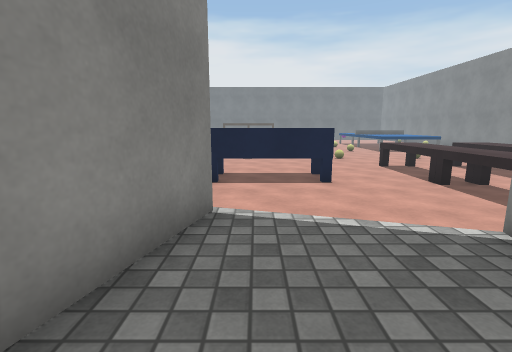
view 1 (above)

24 first-person views from a walk through a scene from a Unity 3-D project. The camera is 1.2 m above the floor, tilts 10° down and sees 85° across. The floor is counted in squares, 1 m on a side. Each view is taken from the middle of a square. On the plan, view 1 faces up. The plan holds only what a view shows up to about 13 squares ahead; the rest is blank. The player character is not drawn. Surface patterns are stand-ins for the level's own textures.

view 2
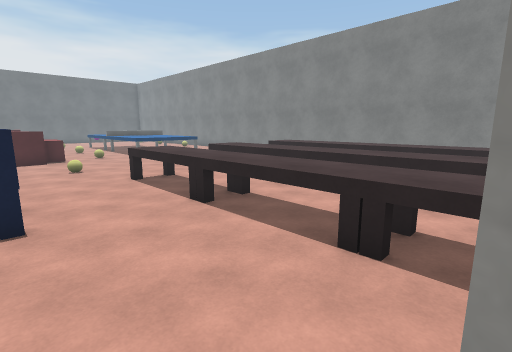

view 3
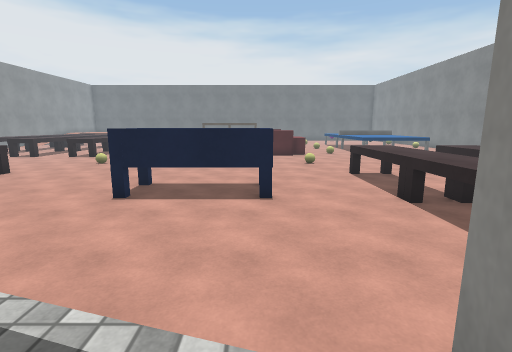

view 4
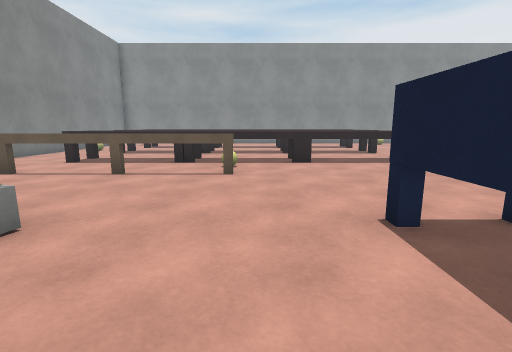

view 5
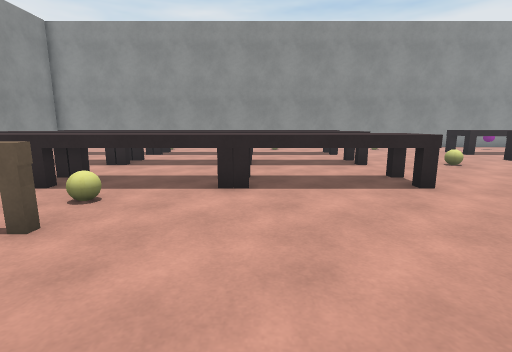

view 6
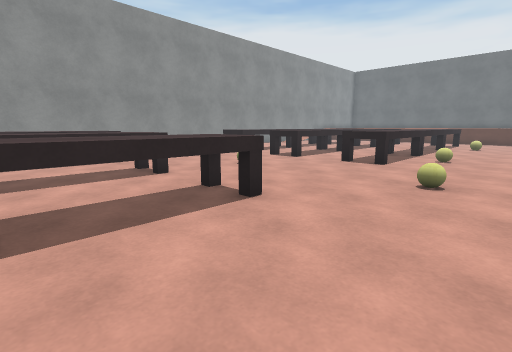

view 7
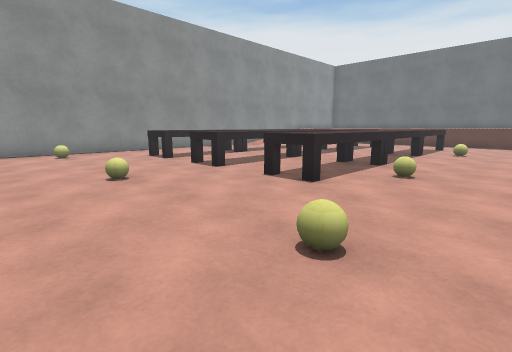

view 8
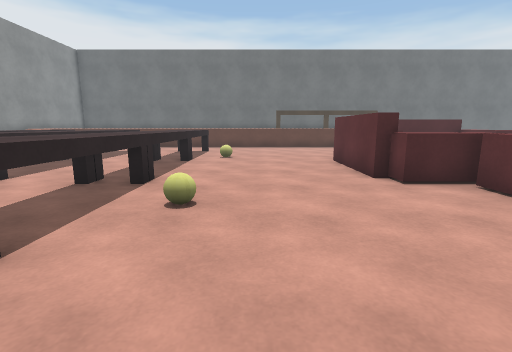

view 9
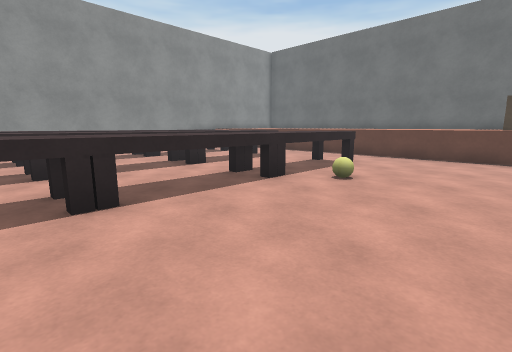

view 10
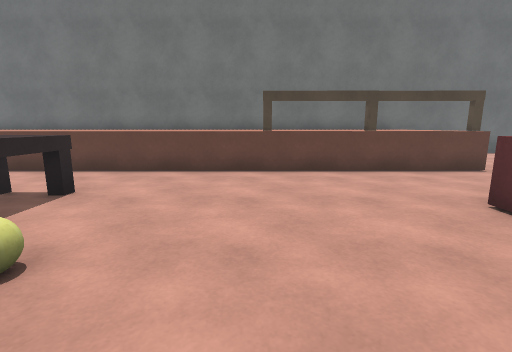

view 11
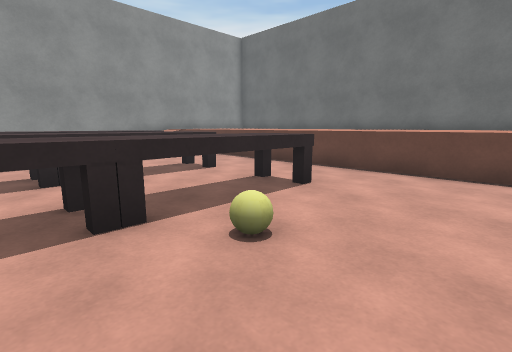

view 12
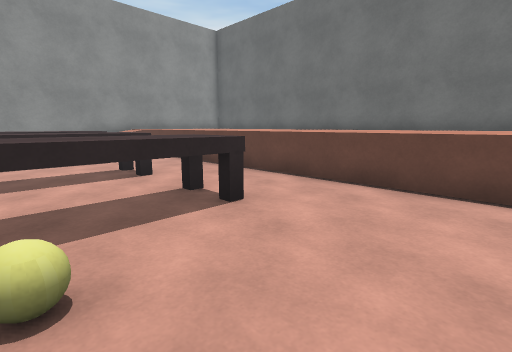

view 13
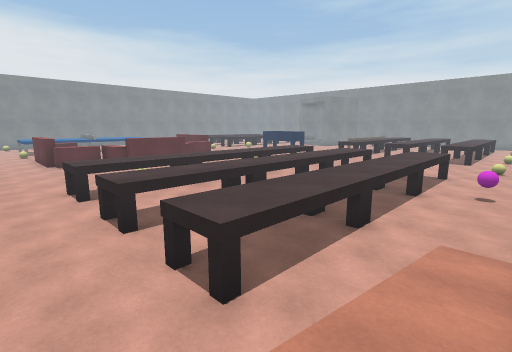

view 14
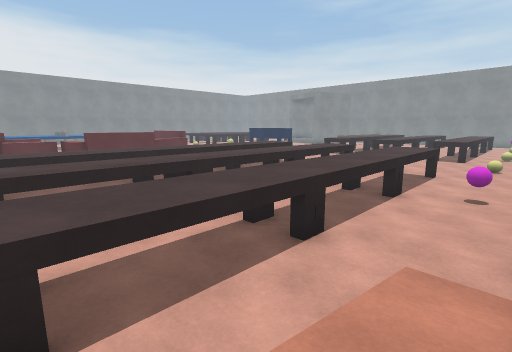

view 15
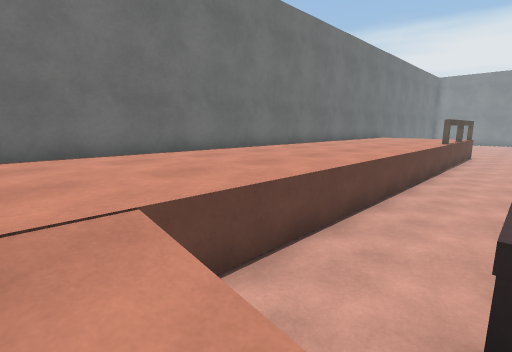

view 16
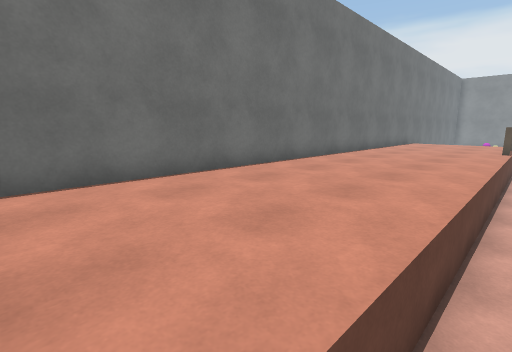

view 17
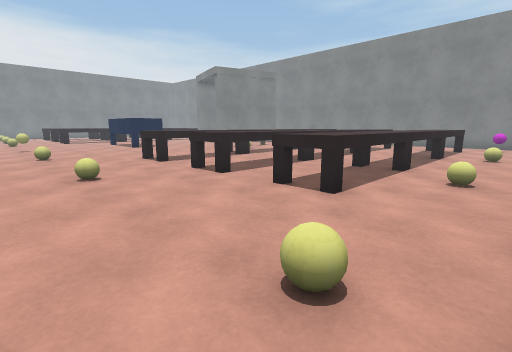

view 18
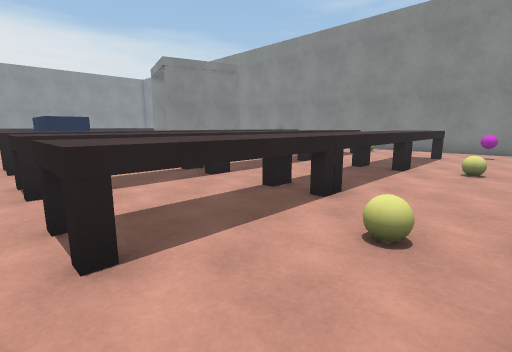

view 19
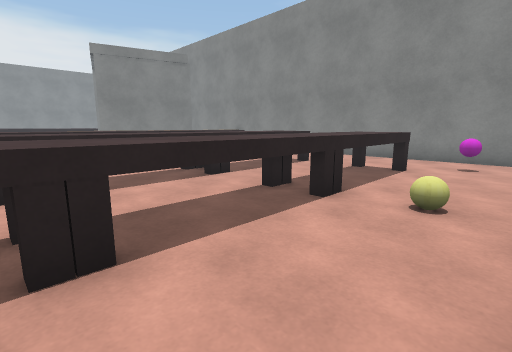

view 20
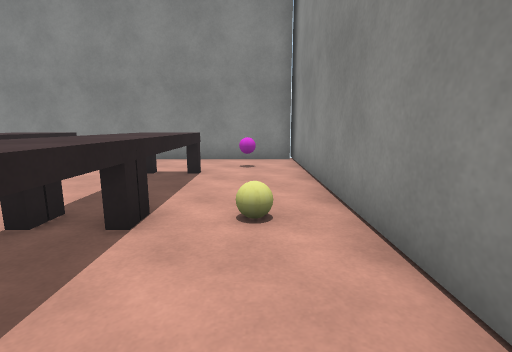

view 21
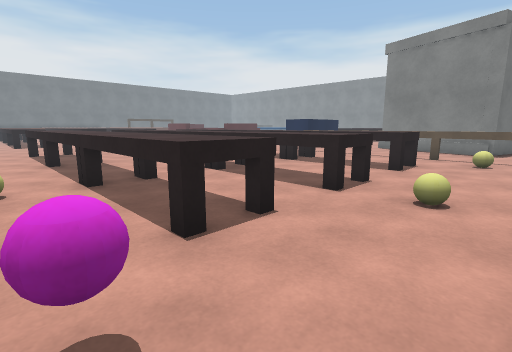

view 22
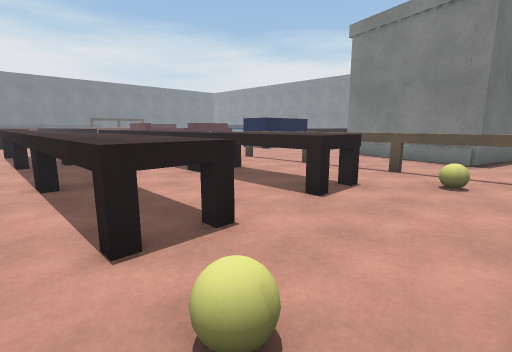

view 23
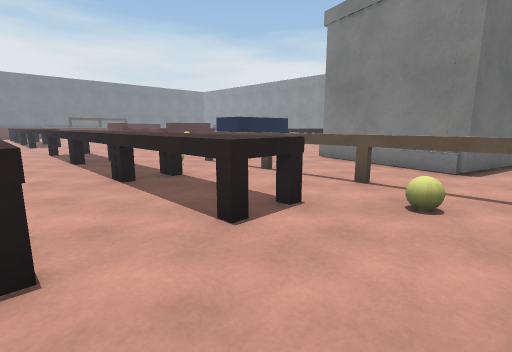

view 24
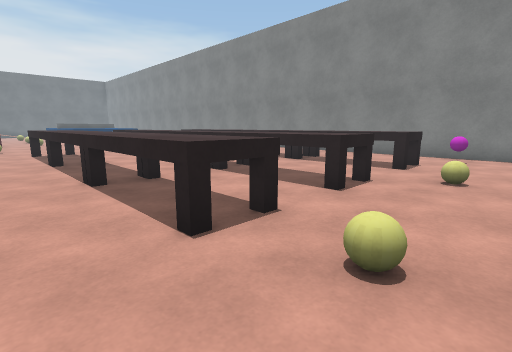

### Floor plan
Key: @ floor where view 1 was taken; # wall or solid block; . main floor; : floor 0.5 m higher than the main floor; + floor 1 m higher than the main floor; / step, stairs or slope; T table; S sofa; B ball; O other object.
Columns run from 19 left of view 1 to 17 right of it. Each row starts with its distance up from view 1.
 38  ###########################
 37  +++++++++++++++
 36  +++++++++++++++
 35  ++++++++++++++++++
 34  +++++++++++++++++
 33  ++++++++++++++O#OOOOO
 32 #/#...................
 31 #//..................
 30 #//.TT.TT.TTT........
 29 #//.TT.TT.TTT......+ SSS
 28 #//.TT.TT.TTT......     S
 27 #//.TT.TT.TTTB....      S
 26 #...TT.TT.TTT..../
 25 #...TT.TT.TTT....S
 24 #...TT.TT.TTT....S
 23 #...TT.TT.TTT....S
 22 #...TT.TT.TTT.....SS
 21  .B.TT.TT.TTT......
 20  ...TT.TT.TTTB.....
 19  ...TT.TT.TTT.....  SSSS
 18  ...TT.TT..T.....     ...
 17 #................     ....
 16 #.................    .....
 15 #.B.....B.....B...    ..B...
 14 #...........................
 13 #...........................
 12 #...TT.TT.TTT............TT.TT
 11 #...TT.TT.TTT............TT.TT  T
 10 #.B.TT.TT.TTT.....TTTT...TT.TT  T
  9  ...TT.TT.TTT.....TTTT...TT.TT  TT
  8  ...TT.TT.TTT............TT.TT  TT
  7  ...TT.TT.TTT............TT.TT  TT  #
  6 #...TT.TT.TTB.O..........TT.TT  TT  #
  5 #...TT.TT.TTT.O..........TT.TT .TT. #
  4 #.B.TT.TT.TTT.O...#/.....TT.TT..TT..#
  3 #...TT.TT.TTT.O...#:::#..TT.TT..T ..#
  2 #...TT.TT.TTT.O..##::: ..TT.TT..TT..#
  1 #...TT.TT.TTT.O..#:::  ..TT.TT..TT..#
  0 #.............O..# @   ...........B.#
 -1 #.B....B.....BO..###   ..B....B.....#
 -2 #.............O....    ............
 -3 ############

Where each view was taken, in squares from view 1:
view 1: 0 up, 0 right, facing up
view 2: 3 up, 2 right, facing up-right
view 3: 2 up, 2 right, facing up
view 4: 7 up, 2 right, facing left
view 5: 9 up, 2 left, facing left
view 6: 9 up, 4 left, facing up-left
view 7: 13 up, 4 left, facing up-left
view 8: 16 up, 5 left, facing up
view 9: 21 up, 3 left, facing up-left
view 10: 25 up, 4 left, facing up
view 11: 25 up, 4 left, facing up-left
view 12: 27 up, 4 left, facing up-left
view 13: 32 up, 18 left, facing down-right
view 14: 30 up, 18 left, facing down-right
view 15: 30 up, 18 left, facing up-right
view 16: 32 up, 18 left, facing up-right
view 17: 17 up, 18 left, facing down-right
view 18: 13 up, 18 left, facing down-right
view 19: 9 up, 18 left, facing down-right
view 20: 8 up, 17 left, facing down
view 21: 2 down, 17 left, facing up-right
view 22: 2 down, 13 left, facing up-right
view 23: 2 down, 11 left, facing up-right
view 24: 2 down, 4 right, facing up-right
